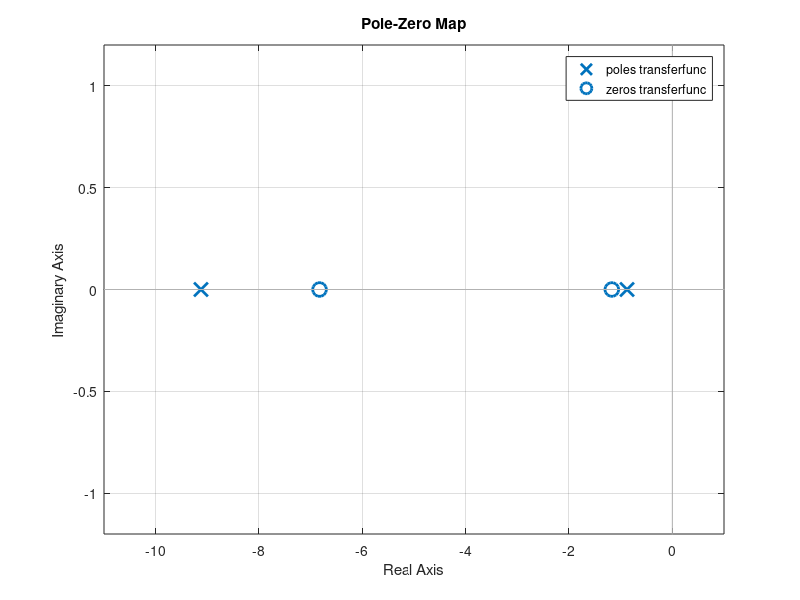

The MATLAB script that drew this image:
% syms r1 c s r2
clear
clc

r1 = 1;
r2 = 0.5; 
c = 0.5;
s = tf('s');
transferfunc = (1 + 2*r1*c*s + r1*r2*c^2*s^2)/(1 + (2*r1 + r2)*c*s + r1*r2*c^2*s^2);
z = zero(transferfunc)
p = pole(transferfunc)
pzmap(transferfunc)
